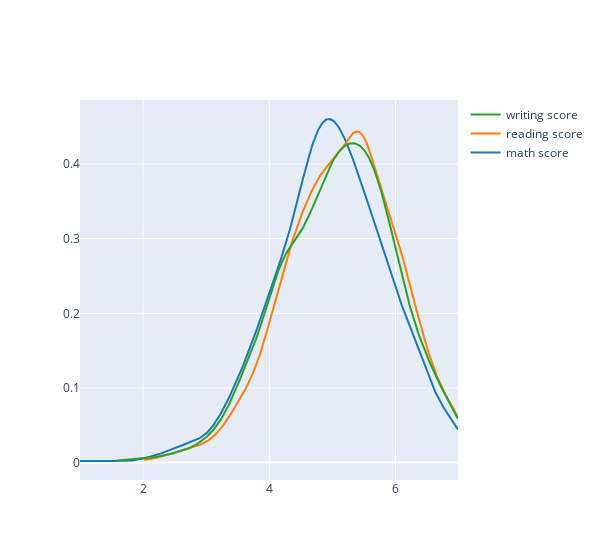

This figure's notebook cell:
### Markdown cell above
**Distplot:**

### Code cell
# use displot figurefactory
displot=ff.create_distplot(
    [df_grades[c] for c in lista_scores],lista_scores,
    show_rug=False,show_hist=False
)
displot.update_layout(width=600)

### Figure 1 — Plotly figure (JSON) as saved in the notebook; plotly's stock layout.template omitted (floating-point values rounded to 4 significant figures; data arrays with more than 128 entries replaced by an {"elided": "..."} marker saying what was removed)
{"data": [{"legendgroup": "math score", "marker": {"color": "rgb(31, 119, 180)"}, "mode": "lines", "name": "math score", "showlegend": true, "type": "scatter", "x": {"elided": "500 float values"}, "xaxis": "x", "y": {"elided": "500 float values"}, "yaxis": "y"}, {"legendgroup": "reading score", "marker": {"color": "rgb(255, 127, 14)"}, "mode": "lines", "name": "reading score", "showlegend": true, "type": "scatter", "x": {"elided": "500 float values"}, "xaxis": "x", "y": {"elided": "500 float values"}, "yaxis": "y"}, {"legendgroup": "writing score", "marker": {"color": "rgb(44, 160, 44)"}, "mode": "lines", "name": "writing score", "showlegend": true, "type": "scatter", "x": {"elided": "500 float values"}, "xaxis": "x", "y": {"elided": "500 float values"}, "yaxis": "y"}], "layout": {"barmode": "overlay", "hovermode": "closest", "legend": {"traceorder": "reversed"}, "width": 600, "xaxis": {"anchor": "y2", "domain": [0, 1], "zeroline": false}, "yaxis": {"anchor": "free", "domain": [0, 1], "position": 0}}}
